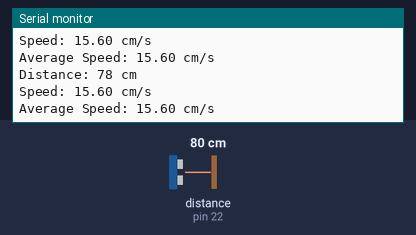
The sketch below on a simulated Arduino Mega 2560, built with avr-gcc and run on an emulated ATmega2560. Shown: the last lines printed to the serial monitor. Wiring (inferred from the names in the program): ultrasonic range finder: trigger pin 23; echo pin 22. The inputs (shaded band) are chosen by the test bench; at power-on: distance to the obstacle (sensor on pin 22) 80 cm. The echo pulse lasts 58.3 µs per cm.

Above: at 1.2 s.
1.3 s: distance to the obstacle (sensor on pin 22) set to 35 cm
At 1.49 s:
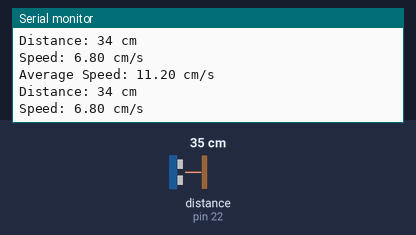
4.3 s: distance to the obstacle (sensor on pin 22) set to 2 cm
At 5.83 s:
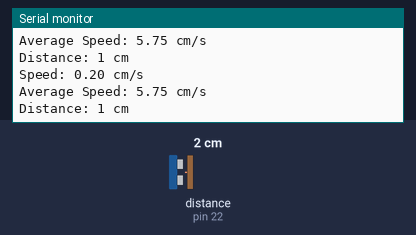
Timing chart, 0 to 7.3 s (numbered marks = the images above; inputs shaded):
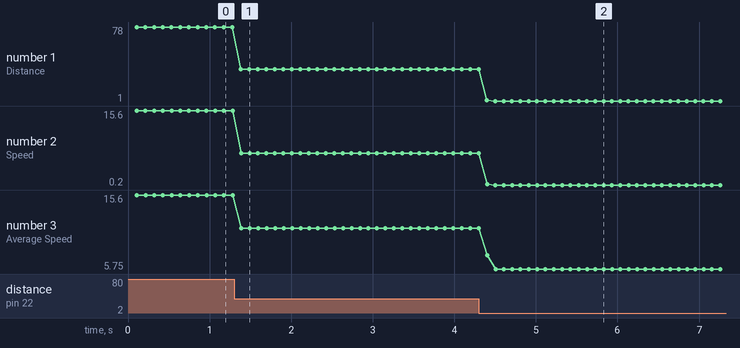

The sketch:

speed.ino
```cpp
#include <Arduino.h>

const int trigPin = 23; // GPIO 23 on TTGO T-CALL
const int echoPin = 22; // GPIO 22 on TTGO T-CALL

unsigned long previousMillis = 0;
const long interval = 50; // Interval in milliseconds (5 seconds)

float totalSpeed = 0.0; // Variable to accumulate total speed for new distance calculation
float previousSpeed = 0.0; // Variable to store previous speed for comparison
int speedIndex = 0; // Index to keep track of speed measurements

float oldDistance = 0.0; // Variable to store the previous new_distance

void setup() {
  Serial.begin(115200);
  pinMode(trigPin, OUTPUT);
  pinMode(echoPin, INPUT);
}

void loop() {
  long duration, distance;

  unsigned long currentMillis = millis();

  // Check if 5 seconds have elapsed
  if (currentMillis - previousMillis >= interval) {
    previousMillis = currentMillis;

    digitalWrite(trigPin, LOW);
    delayMicroseconds(2);
    digitalWrite(trigPin, HIGH);
    delayMicroseconds(10);
    digitalWrite(trigPin, LOW);

    duration = pulseIn(echoPin, HIGH);
    distance = duration * 0.034 / 2;

    Serial.print("Distance: ");
    Serial.print(distance);
    Serial.println(" cm");

    // Check if new distance is greater than old distance and reset calculation
    if (distance > oldDistance) {
      totalSpeed = 0.0; // Reset total speed for new distance calculation
      speedIndex = 0; // Reset speed index for new distance calculation
      oldDistance = distance; // Update oldDistance with the new distance
    }

    // Calculate speed
    float speed = distance / 5.0; // Assuming interval is 5 seconds

    // Check if speed is constant compared to previous speed
    if (abs(speed - previousSpeed) > 0.1) { // Adjust threshold for acceptable variation
      // Speed changed, update total speed, index, and previous speed
      totalSpeed += speed;
      speedIndex++;
      previousSpeed = speed;
    }

    Serial.print("Speed: ");
    Serial.print(speed);
    Serial.println(" cm/s");

    // Calculate average speed only if there are speed measurements
    if (speedIndex > 0) {
      float averageSpeed = totalSpeed / speedIndex; // Calculate average speed
      Serial.print("Average Speed: ");
      Serial.print(averageSpeed);
      Serial.println(" cm/s");
    }
  }

  delay(100); // Adjust delay to control loop timing
}
```

Measured:
- after the input at 1.3 s, the serial monitor: prints a new line after 0.08 s (image 1)
- after the input at 4.3 s, the serial monitor: prints a new line after 0.10 s (image 2)
- plotted number 1: 78 → 34 after the input at 1.3 s, 34 → 1 after the input at 4.3 s
- plotted number 2: 15.6 → 6.8 after the input at 1.3 s, 6.8 → 0.2 after the input at 4.3 s
- plotted number 3: 15.6 → 11.2 after the input at 1.3 s, 11.2 → 5.75 after the input at 4.3 s
